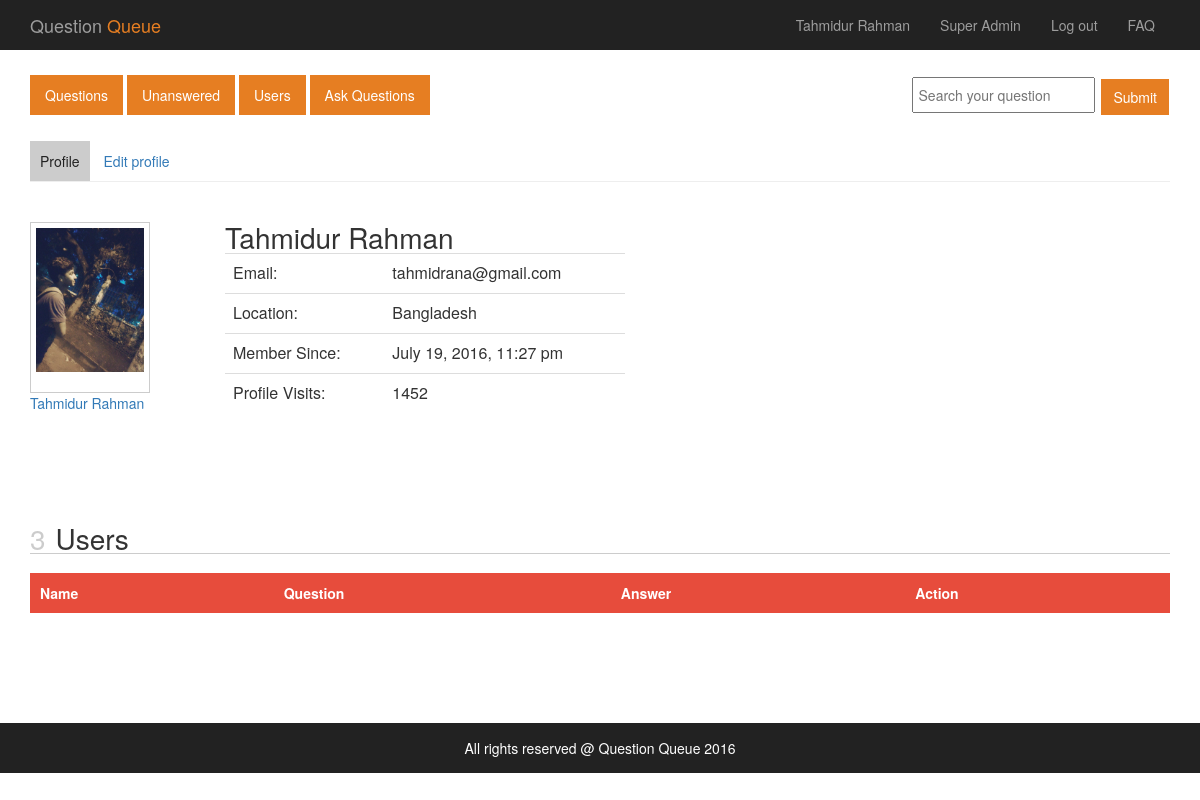
Page /admin/superAdmin.php (signed in) on the committed database.
### tables this page shows
CREATE TABLE `tbl_users` (
  `id` int(10) NOT NULL,
  `name` varchar(255) NOT NULL,
  `email` varchar(255) NOT NULL,
  `password` varchar(255) NOT NULL,
  `registration_date` datetime NOT NULL DEFAULT CURRENT_TIMESTAMP,
  `prof_pic` varchar(255) NOT NULL,
  `country` varchar(255) NOT NULL,
  `reputation` int(10) NOT NULL DEFAULT '10',
  `username` varchar(255) NOT NULL DEFAULT 'Not Set',
  `about` text NOT NULL,
  `dob` varchar(255) NOT NULL DEFAULT 'Not Set',
  `status` tinyint(4) NOT NULL DEFAULT '0',
  `no_of_ques` int(11) NOT NULL,
  `no_of_ans` int(11) NOT NULL,
  `role` tinyint(4) NOT NULL DEFAULT '0'
);

### lib/Database.php (called while the page is built, shortened)
<?php
Class Database{
	public $host   = DB_HOST;
	public $user   = DB_USER;
	public $pass   = DB_PASS;
	public $dbname = DB_NAME;
	public $link;
	private function connectDB(){
		$this->link = new mysqli($this->host, $this->user, $this->pass, $this->dbname);
 	}
	public function select($query){
		$result = $this->link->query($query) or die($this->link->error.__LINE__);
		if($result->num_rows > 0){
			return $result;
		} else {
			return false;
		}
	}
}

### lib/Session.php (called while the page is built, shortened)
<?php
class Session {
	public static function get($key){
		if (isset($_SESSION[$key])) {
			return $_SESSION[$key];
		} else {
			return false;
		}
	}
}
?>

### helpers/Helper.php (called while the page is built, shortened)
<?php
class Helper {
	public function dateFormate($date){
		return date('F j, Y, g:i a', strtotime($date));
	}
}
?>

### admin/superAdmin.php (the view, shortened to what this page needs)
<?php include 'includes/header.php'; ?>
<?php include 'includes/menu.php'; ?>
<div class="profile-area">
	<div class="container">
		<div class="profile">
			<div class="profile-menu">
				<ul>
					<li><a class="active-menu" href="index.php">Profile</a></li>
					<li><a href="edit-profile.php">Edit profile</a></li>
				</ul>
			</div>
			<div class="profile-details">
				<div class="row">
					<div class="col-md-2">
						<div class="profile-image">
							<img src="<?php echo $get_user_row['prof_pic']; ?>" alt="">
							<p class=""><a href=""><?php echo $get_user_row['name']; ?></a></p>
						</div>
					</div>
					<div class="col-md-10">
						<div class="profile-name">
							<h1><?php echo $get_user_row['name']; ?></h1>
							<table class="table" style="width: 400px; font-size: 16px;">
								<tr>
									<td>Email: </td>
									<td><?php echo $get_user_row['email']; ?></td>
								</tr>
								<tr>
									<td>Location: </td>
									<td><?php echo $get_user_row['country']; ?></td>
								</tr>
								<tr>
									<td>Member Since: </td>
									<td><?php echo $hlp->dateFormate($get_user_row['registration_date']); ?></td>
								</tr>
								<tr>
									<td>Profile Visits: </td>
									<td>1452</td>
								</tr>
							</table>
						</div>
					</div>
				</div>
			</div>
		</div>
	</div>
</div>
<div class="stats-area">
	<div class="container">
		<div class="stats">
			<div class="row">
				<div class="col-md-12">
					<div class="answers">
						<?php
							$sql = "SELECT * FROM tbl_users ORDER BY id DESC";
							$user_res = $db->select($sql);
							$num_users = $user_res->num_rows;
						?>
						<h1><span style="color: #ccc; margin-right: 10px;"><?php echo $num_users; ?></span>Users</h1>
						<table class="custom-table">
							<tr>
								<th>Name</th>
								<th>Question</th>
								<th>Answer</th>
								<th>Action</th>
							</tr>
						</table>
					</div>
				</div>
			</div>
		</div>
	</div>
</div>
<?php include 'includes/footer.php'; ?>

### css/main.css (style rules this page uses)
html { color: #222; font-size: 1em; line-height: 1.4; }
a { text-decoration: none; }
audio, canvas, iframe, img, svg, video { vertical-align: middle; }
.active-menu { background: #cccccc; color: #222222; }
.profile-menu { border-bottom: 1px solid #eee; //margin: 10px 0; padding: 10px 0; //display: block; }
.profile-menu ul { margin: 0; padding: 0; }
.profile-menu ul li { display: inline-block; list-style: none; }
.profile-menu ul li a { text-decoration: none; padding: 10px; }
.profile-details { margin: 40px 0; }
.profile-image img { width: 120px; border: 1px solid #ccc; padding: 5px; padding-bottom: 20px; //border: 5px solid #eee; //border-bottom: 20px solid #eee; }
.profile-name h1 { margin: 0; }
.answers { margin: 50px 0; }
.answers h1 { border-bottom: 1px solid #ccc; }
.custom-table { width: 100%; height: 10px; overflow: scroll; }
.custom-table tr:nth-child(odd) { background-color: #f2f2f2 }
.custom-table th { padding: 10px; background-color: #e74c3c; color: #fff; }

### rows in the picture
tbl_users: prof_pic (picture), name "Tahmidur Rahman", email "tahmidrana@gmail.com", country "Bangladesh", registration_date "July 19, 2016, 11:27 pm"

### other values in the picture
Session::get('user') "Tahmidur Rahman"
$num_users "3"
